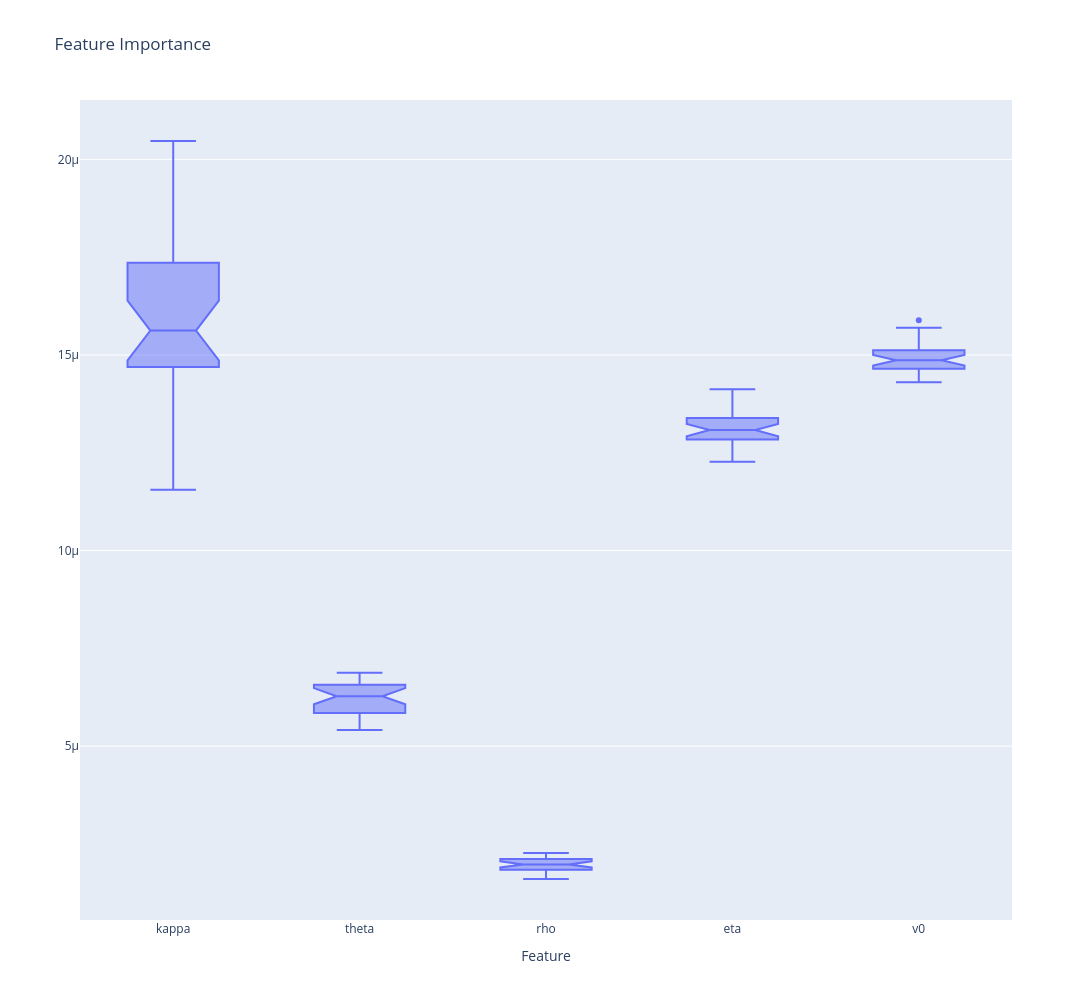

Notebook code cell kept with this figure:
### Code cell
import plotly.express as px
fig = px.box(
    importances[[
        'kappa','theta','rho','eta','v0',
        # 'relative_spot'
    ]],
    height=1000,
    width=1200,
    facet_col_spacing=0,
    facet_row_spacing=0,
    notched=True,
    title='Feature Importance'
)
fig.update_xaxes(title='Feature')
fig.update_yaxes(title='')

### Figure 1 — Plotly figure (JSON) as saved in the notebook; plotly's stock layout.template omitted (floating-point values rounded to 4 significant figures; data arrays with more than 128 entries replaced by an {"elided": "..."} marker saying what was removed)
{"data": [{"alignmentgroup": "True", "hovertemplate": "variable=%{x}<br>value=%{y}<extra></extra>", "legendgroup": "", "marker": {"color": "#636efa"}, "name": "", "notched": true, "offsetgroup": "", "orientation": "v", "showlegend": false, "type": "box", "x": {"elided": "150 str values"}, "x0": " ", "xaxis": "x", "y": {"elided": "150 float values"}, "y0": " ", "yaxis": "y"}], "layout": {"boxmode": "group", "height": 1000, "legend": {"tracegroupgap": 0}, "title": {"text": "Feature Importance"}, "width": 1200, "xaxis": {"anchor": "y", "autorange": true, "domain": [0, 1], "range": [-0.5, 4.5], "title": {"text": "Feature"}, "type": "category"}, "yaxis": {"anchor": "x", "autorange": true, "domain": [0, 1], "range": [5.56e-07, 2.152e-05], "title": {"text": ""}, "type": "linear"}}}
